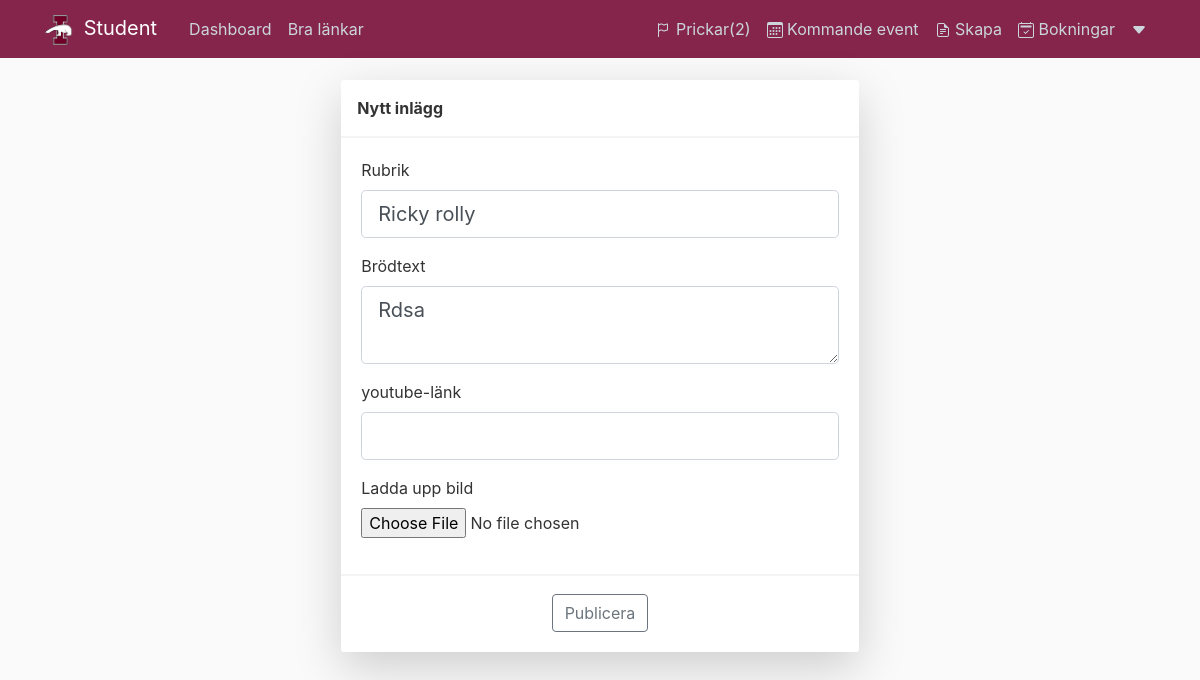
Screenshot of /post/13/update (signed in) with the database file from the repository.
### application/models.py (models this page shows, shortened)
class User_info(db.Model):
    id = db.Column(db.Integer,primary_key=True)
    user_id = db.Column(db.Integer, db.ForeignKey('user.id'))
    user_type = db.Column(db.String(), unique=False, default="student")
    food_preference = db.Column(db.String(), unique=False, default=None)
    gender = db.Column(db.String(), unique=False, default=None)
    warnings = db.Column(db.Integer(), unique=False, default=0)
    semester = db.Column(db.Integer(), unique=False, nullable=False)

class Post(db.Model):
    id = db.Column(db.Integer, primary_key=True)
    title = db.Column(db.String(), nullable=True, default=None)
    date_posted = db.Column(db.DateTime, nullable=False, default=datetime.utcnow)
    content = db.Column(db.Text,nullable=False)
    image_file = db.Column(db.String(), unique=False, default=None)
    youtube = db.Column(db.String(), nullable=True, default=None)
    user_id = db.Column(db.Integer, db.ForeignKey('user.id'), nullable=False)
    event_id = db.Column(db.Integer, db.ForeignKey('event.id'), nullable=True)
    replies = db.relationship('Reply', backref='post', lazy=True)
    likes = db.relationship('Like', backref='post', lazy=True)
    get_event = db.relationship('Event', backref='post', lazy=True)

### application/posts/routes.py (the view)
@posts.route('/post/<int:post_id>/update', methods=['GET','POST'])
@login_required
def update_post(post_id):
    post = Post.query.get_or_404(post_id)
    user_info = User_info.query.filter_by(user_id=current_user.id).first()
    get_warnings = AttendingEvent.query.filter(AttendingEvent.warning=='warning').filter(AttendingEvent.user_id==current_user.id).all()
    user_warning = []
    for warning in get_warnings:
        event = Post.query.filter(Post.event_id==warning.event_id).first()
        user_warning.append(event)
    if post.author != current_user:
        abort(403)
    form = PostForm()
    if form.validate_on_submit():
        post.title = form.title.data
        post.content = form.content.data
        db.session.commit()
        return redirect(url_for('posts.post', post_id=post.id))
    elif request.method == 'GET':
        form.title.data = post.title
        form.content.data = post.content
    return render_template('create_post.html', form=form, user_info=user_info, user_warning=user_warning)

### application/posts/forms.py (shortened to what this page needs)
class PostForm(FlaskForm):
    title = StringField('Rubrik', validators=[DataRequired()])
    content = TextAreaField('Brödtext', validators=[DataRequired()])
    picture = FileField('Ladda upp bild', validators=[FileAllowed(['jpg','png'])])
    youtube = StringField('youtube-länk')
    submit = SubmitField('Publicera')

### application/models.py (called while the page is built)
@login_manager.user_loader
def load_user(user_id):
    return User.query.get(int(user_id))

### application/templates/create_post.html (shortened to what this page needs)
{% extends "layout.html" %}
{% block content %}
  <link rel="stylesheet" type="text/css" href="{{url_for('static', filename='test.css')}}">
  <section class="hero ">
    <form method="POST" action="" enctype="multipart/form-data">
      <div class="container ">
          <div class="row justify-content-center">
              <div class="col-lg-9">
                  <div class="cardbox shadow-lg bg-white">
                      <div class="cardbox-heading">
                        <b> Nytt inlägg</b>
                  </div>
                  <div style="padding: 20px;">
                    <div class="form-group">
                        {{ form.title.label(class="form-control-label") }}
                        {% if form.title.errors %}
                            {{ form.title(class="form-control form-control-lg is-invalid") }}
                            <div class="invalid-feedback">
                                {% for error in form.title.errors %}
                                    <span>{{ error }}</span>
                                {% endfor %}
                            </div>
                        {% else %}
                            {{ form.title(class="form-control form-control-lg") }}
                        {% endif %}
                    </div>
                    <div class="form-group">
                        {{ form.content.label(class="form-control-label") }}
                            {% if form.content.errors %}
                        {{ form.content(class="form-control form-control-lg is-invalid") }}
                        <div class="invalid-feedback">
                            {% for error in form.content.errors %}
                                <span>{{ error }}</span>
                            {% endfor %}
                        </div>
                            {% else %}
                                {{ form.content(class="form-control form-control-lg") }}
                            {% endif %}
                    </div>
                    <div class="form-group">
                        {{ form.youtube.label(class="form-control-label") }}
                        {% if form.youtube.errors %}
                            {{ form.youtube(class="form-control form-control-lg is-invalid") }}
                            <div class="invalid-feedback">
                                {% for error in form.youtube.errors %}
                                    <span>{{ error }}</span>
                                {% endfor %}
                            </div>
                        {% else %}
                            {{ form.youtube(class="form-control form-control-lg") }}
                        {% endif %}
                    </div>
                    <div class="form-group">
                        {{ form.picture.label() }}
                        {{ form.picture(class="form-control-file") }}
                    </div>
                  </div>
                  <div class="text-center">
                    <div style="border-top: 2px solid #f4f4f4;">
                        <div style="margin-top:8px;">
                                <div class="form-group">
                                    {{ form.submit(class="cardbox-attending btn btn-outline-secondary") }}
                                </div>
                        </div>
                  </div>
          </div>
      </div>
    </form>
  </div>
{% endblock content %}

### application/templates/layout.html (shortened to what this page needs)
<!DOCTYPE html>
<html lang="sv">
<head>
     <link rel="stylesheet" href="https://stackpath.bootstrapcdn.com/bootstrap/4.3.1/css/bootstrap.min.css">
    <link rel="stylesheet" type="text/css" href="{{ url_for('static', filename='main.css') }}">
</head>
<body>
    <header class="site-header">
        <nav class="navbar navbar-expand-md navbar-dark bg-steel fixed-top">
          <div class="container">
            <a class="navbar-brand mr-4" href="/">
              <img class="headericon" src="{{ url_for('static', filename='isekicon.png') }}">
            </img>Student</a>
            <div class="collapse navbar-collapse" id="navbarToggle">
              <div class="navbar-nav mr-auto">
                <a class="nav-item nav-link" href="{{ url_for('user.dashboard') }}">Dashboard</a>
                <div class="dropdown">
                  <a class="nav-item nav-link" id="dropdownMenu" href="#" data-toggle="dropdown" aria-haspopup="true" aria-expanded="false">
                    Bra länkar
                  </a>
                </div>
              </div>
              <div class="navbar-nav">
                <a class="nav-item nav-link" href="/" data-toggle="modal" data-target="#WarningModalCenter"> Prickar({{ user_info.warnings }})</a>
                <a class="nav-item nav-link" href="/upcomingevents"> Kommande event </a>
                <div class="dropdown">
                    <a class="nav-item nav-link" id="dropdownMenu" href="#" data-toggle="dropdown" aria-haspopup="true" aria-expanded="false">
                      Skapa
                    </a>
                  </div>
                <a class="nav-item nav-link" href="/booking"> Bokningar</a>
                <div class="dropdown">
                    <a class="nav-item nav-link" id="dropdownMenu" data-toggle="dropdown" aria-haspopup="true" aria-expanded="false">
                        <svg class="bi bi-caret-down-fill" width="1em" height="1em" viewBox="0 0 16 16" fill="currentColor" xmlns="http://www.w3.org/2000/svg">
                            <path d="M7.247 11.14L2.451 5.658C1.885 5.013 2.345 4 3.204 4h9.592a1 1 0 01.753 1.659l-4.796 5.48a1 1 0 01-1.506 0z"/>
                          </svg>
                    </a>
                  </div>
              </div>
            </div>
          </div>
        </nav>
      </header>
      <main role="main" class="container">
        <div class="row d-flex justify-content-center">
          <div class="col-md-8">
              {% block content %}{% endblock %}
          </div>
      </main>
</body>
</html>

### application/static/main.css (style rules this page uses)
body { background: #fafafa; color: #333333; margin-top: 5rem; }
.headericon { width: 30px; margin-right: 3px }
.col-lg-9 { width: 100,5%; }
.bg-steel { background-color: #72012eda; }
.site-header .navbar-nav .nav-link { color: #cbd5db; }

### application/static/test.css (style rules this page uses)
.hero { padding: 6.25rem 0px !important; margin: px !important; }
.cardbox { border-radius: 3px; margin-bottom: -50px; margin-top: -100px; padding: 0px !important; }
.cardbox .cardbox-heading { padding: 16px; margin: 0; border-bottom: 2px solid #f4f4f4; }
.d-flex { display: -ms-flexbox !important; display: flex !important; }
.cardbox-attending { margin-top: 10px; margin-bottom: 20px; }

### rows the page displays
User_info: warnings "2"
Post: title "Ricky rolly", content "Rdsa"
